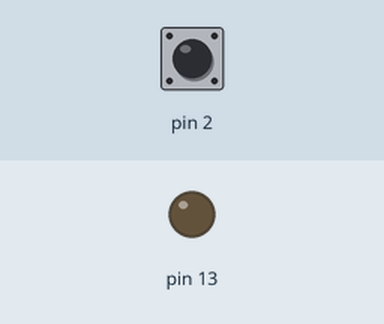
The sketch below on a simulated Arduino Uno, built with avr-gcc and run on an emulated ATmega328P. On the bench: output pins drawn as LEDs (lit = HIGH). Inputs (shaded band) come from the test bench; at power-on: pin 2 HIGH.

Above: at 1.2 s.
1.3 s: pin 2 pulled LOW for 0.15 s
At 1.37 s:
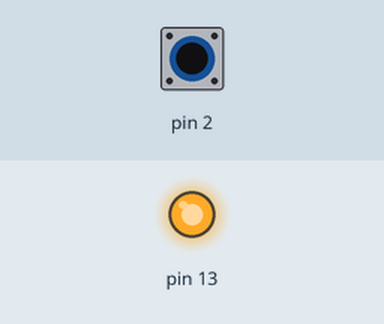
2.9 s: pin 2 pulled LOW for 3.2 s
At 7.2 s:
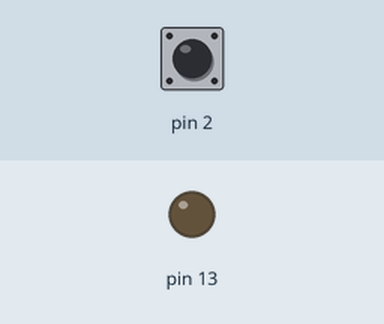
Timing chart, 0 to 8.7 s (numbered marks = the images above; inputs shaded):
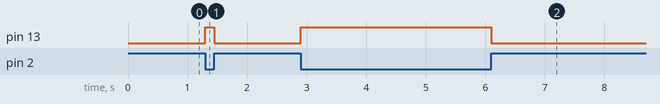

Measured:
- after the input at 1.3 s, pin 13: LOW → HIGH at once, → LOW 0.15 s later
- after the input at 2.9 s, pin 13: LOW → HIGH at once, → LOW 3.2 s later

The sketch:

BasicOnOff.ino
```cpp
boolean off;

void setup() {
  // put your setup code here, to run once:
  pinMode(13,OUTPUT);
  pinMode(2,INPUT_PULLUP);
}

void loop() {
  // put your main code here, to run repeatedly:
  off = digitalRead(2);
  if(off){
    digitalWrite(13,LOW);
  }else{
    digitalWrite(13,HIGH);
  }

}
```
